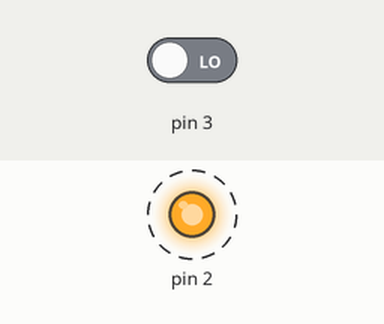
Simulated run of this sketch. Board: Arduino Uno, built with avr-gcc and run on an emulated ATmega328P. On the bench: output pins drawn as LEDs (lit = HIGH). Dashed ring = blinking. The inputs (shaded band) are chosen by the test bench; at power-on: pin 3 LOW.

Above: at 0.5 s.
Timing chart, 0 to 4.6 s (numbered marks = the images above):
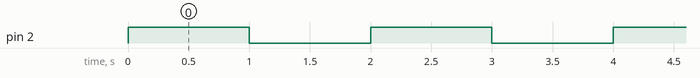

Measured:
- by itself, pin 2: alternates HIGH for 1.0 s and LOW for 1.0 s

The sketch:

sketch_02.ino
```cpp
void setup() {
  pinMode(2, OUTPUT);
  pinMode(3, INPUT);
}

void loop() {
  digitalWrite(2, HIGH);
  delay(1000);

  digitalWrite(2, LOW);
  delay(1000);

  int input = digitalRead(3);
}
```
